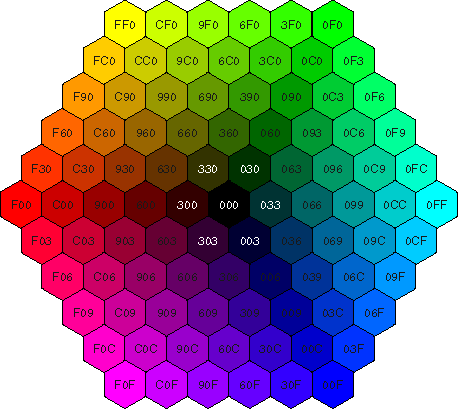
#> input picture image.png, 458 x 409 px, given in place of the camera
$ python ColorMasks.py
#> lines starting #> are read from the running program, lines starting #| are printed output that depends on the picture; after the words box and inside, x2 and y2 are one past the last pixel; in counts of white or black regions, pixels touching at a corner belong together
from turtle import width
import cv2
import numpy as np

cap = cv2.VideoCapture(0)

while True:
    ret, frame = cap.read()
#> frame is the input picture: shape (409, 458, 3); mean B, G, R 131.4, 131.4, 131.4
    width = int(cap.get(3))
    height = int(cap.get(4))

    hsv = cv2.cvtColor(frame, cv2.COLOR_BGR2HSV)
#> hsv: shape (409, 458, 3); mean H, S, V 56.4, 169.2, 193.5
    lower_blue = np.array([90,50,50])
    upper_blue = np.array([130,255,255])

    mask = cv2.inRange(hsv, lower_blue, upper_blue)
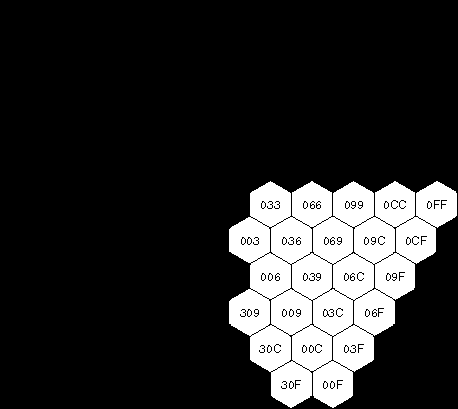
#> mask: shape (409, 458); 17% white; 1 white region, box (x1, y1, x2, y2) and area: (229, 181, 457, 408) 31752

    result = cv2.bitwise_and(frame,frame, mask = mask)
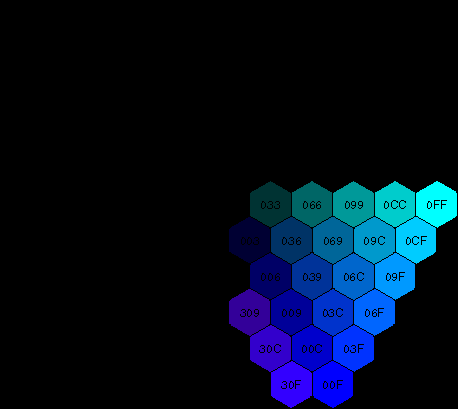
#> result: shape (409, 458, 3); mean B, G, R 30.8, 13.1, 1.1

    cv2.imshow('Re',result)
    cv2.imshow('mask',mask)

    if cv2.waitKey(1) == ord('q'):
#> (key q is pressed here)
        break

#> (the run stopped early here; a loop or call above may not have finished)
